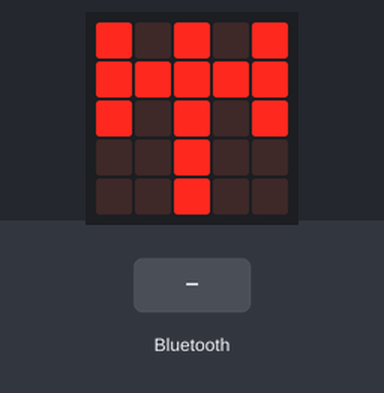
This program was run on a simulated BBC micro:bit (MakeCode). On the bench: the board's 5×5 LED display. The inputs (shaded band) are chosen by the test bench.

Above: at 1.6 s.
1.7 s: a phone connects over Bluetooth
At 2.9 s:
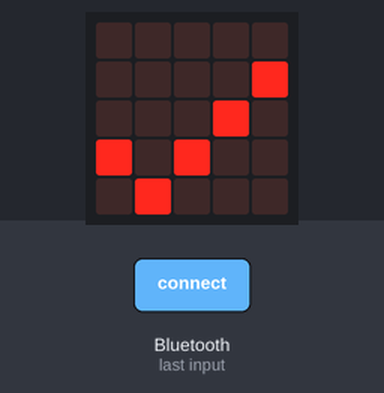
3.2 s: a phone disconnects over Bluetooth
At 4.0 s:
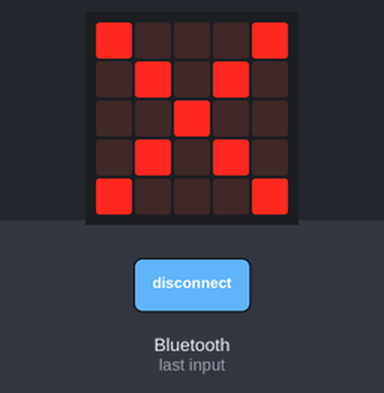
Timing chart, 0 to 6.2 s (numbered marks = the images above; inputs shaded):
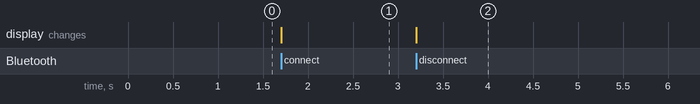

Measured:
- after the input at 1.7 s, the display: changes at once (image 1)
- after the input at 3.2 s, the display: changes at once (image 2)

The program:

microbit-bluetooth-test.py
```python
def on_bluetooth_connected():
    basic.show_icon(IconNames.YES)
bluetooth.on_bluetooth_connected(on_bluetooth_connected)

def on_bluetooth_disconnected():
    basic.show_icon(IconNames.NO)
bluetooth.on_bluetooth_disconnected(on_bluetooth_disconnected)

bluetooth.start_button_service()
bluetooth.start_led_service()
bluetooth.start_uart_service()
basic.show_leds("""
    # . # . #
    # # # # #
    # . # . #
    . . # . .
    . . # . .
""")
```
